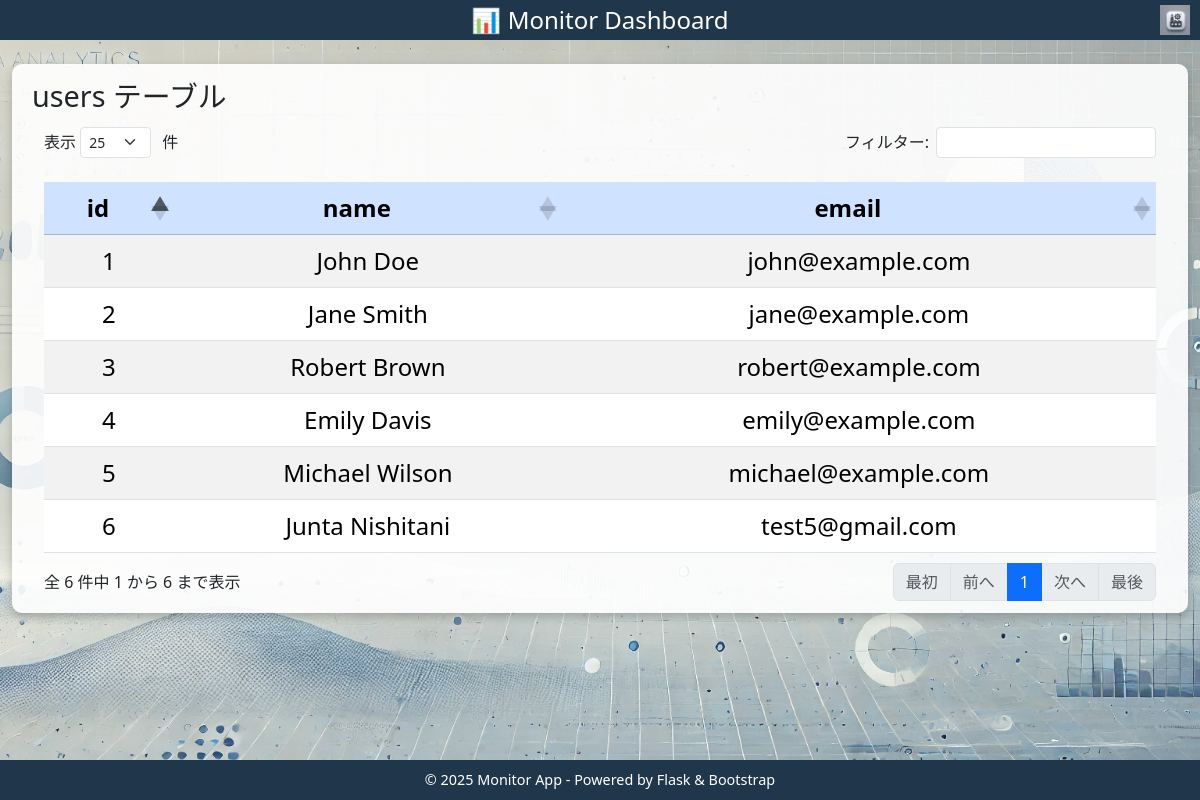
The page /table/users on the database as committed earlier.
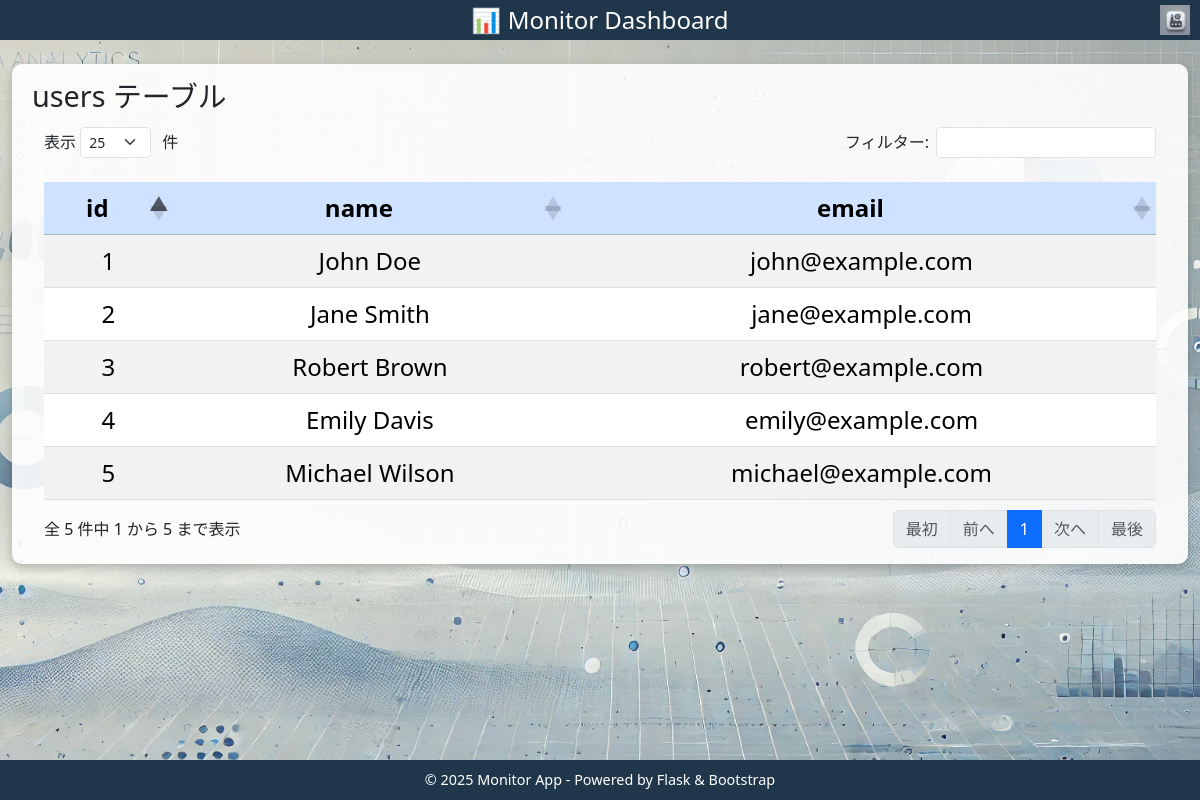
The same page on the database as committed later.
### tables this page shows
CREATE TABLE users (
	id BIGINT, 
	name TEXT, 
	email TEXT
);

### app.py (the view)
@app.route("/table/<table_name>")
def show_table(table_name):
    if table_name not in ALLOWED_TABLES:
        abort(404)
    table_info = ALLOWED_TABLES[table_name]
    query = (
        text(table_info["join"])
        if "join" in table_info
        else text(f"SELECT * FROM {table_name}")
    )
    result = db.session.execute(query)
    columns = result.keys()
    data = [dict(zip(columns, row)) for row in result.fetchall()]
    return render_template(
        "table.html",
        table_name=table_name,
        columns=columns,
        data=data,
        cell_styles=TABLE_CELL_STYLES,
        app_title=APP_TITLE,
        header_text=HEADER_TEXT,
        footer_text=FOOTER_TEXT,
        favicon_path=FAVICON_PATH,
        title=f"{table_name} - {APP_TITLE}",
        refresh_interval=TABLE_REFRESH_INTERVAL,
    )

### templates/table.html (shortened to what this page needs)
{% extends "base.html" %}
{% block content %}
<div class="container content-container">
    <h2>{{ table_name }} テーブル</h2>
    <div class="table-responsive">
        <table id="dataTable" class="table table-striped table-hover mt-3">
            <thead class="table-primary">
                <tr>
                    {% for col in columns %}
                        <th data-column="{{ col }}"
                            style="width: {% if col in cell_styles[table_name] and 'width' in cell_styles[table_name][col] %}
                                {{ cell_styles[table_name][col]['width'] }}{% else %}auto{% endif %};">
                            {{ col }}
                        </th>
                    {% endfor %}
                </tr>
            </thead>
            <tbody>
                {% for row in data %}
                    <tr>
                        {% for col in columns %}
                            {% set style_class = "" %}
                            {% set cell_value = row[col] %}
                            {% if table_name in cell_styles and col in cell_styles[table_name] %}
                                {% set rules = cell_styles[table_name][col] %}
                                {% if cell_value is not string and cell_value is number %}
                                    {% set cell_value = cell_value|float %}
                                {% endif %}
                                {% if cell_value is number %}
                                    {% if "greater_than" in rules and cell_value > rules["greater_than"]["value"]|float %}
                                        {% set style_class = rules["greater_than"]["class"] %}
                                    {% elif "less_than" in rules and cell_value < rules["less_than"]["value"]|float %}
                                        {% set style_class = rules["less_than"]["class"] %}
                                    {% elif "equal_to" in rules and cell_value == rules["equal_to"]["value"]|float %}
                                        {% set style_class = rules["equal_to"]["class"] %}
                                    {% endif %}
                                {% endif %}
                            {% endif %}
                            <td class="{{ style_class }}" data-column="{{ col }}" data-value="{{ row[col] }}" data-class="{{ style_class }}">
                                {% if cell_value is number %}
                                    {% if cell_value == cell_value|int %}
                                        {{ cell_value|int }}
                                    {% else %}
                                        {{ cell_value|float }}
                                    {% endif %}
                                {% else %}
                                    {{ cell_value }}
                                {% endif %}
                            </td>
                        {% endfor %}
                    </tr>
                {% endfor %}
            </tbody>
        </table>
    </div>
</div>
<link rel="stylesheet" href="{{ url_for('static', filename='css/jquery.dataTables.min.css') }}">
{% endblock %}

### templates/base.html (shortened to what this page needs)
<!DOCTYPE html>
<html lang="ja">
<head>
    <link href="{{ url_for('static', filename='css/bootstrap.min.css') }}" rel="stylesheet">
</head>
<body>
    <header class="header">
        <h1>{{ header_text or "Monitor Dashboard" }}</h1>
        <img src="{{ url_for('static', filename='img/logo.webp') }}" alt="ロゴ">
    </header>
    <div class="container-fluid mt-4 mb-4">
        {% block content %}{% endblock %}
    </div>
    <footer class="footer">
        <h1>{{ footer_text or "© 2025 Monitor App - Powered by Flask & Bootstrap" }}</h1>
    </footer>
</body>
</html>

### templates/base.html (style rules this page uses)
body { background-color: #f8f9fa; display: flex; flex-direction: column; min-height: 100vh; }
.header { background-color: #20364b; color: white; padding: 5px; text-align: center; position: relative; display: flex; align-items: center; justify-content: center; height: 40px; }
.header h1 { font-size: 1.5rem; margin: 0; }
.header img { position: absolute; right: 10px; top: 50%; transform: translateY(-50%); height: 30px; }
.footer { background-color: #20364b; color: white; text-align: center; font-size: 0.9rem; height: 40px; display: flex; align-items: center; justify-content: center; margin-top: 0; padding: 0; }
.footer h1 { font-size: 0.9rem; margin: 0; }
.container-fluid { flex: 1; }

Rows that differ between the two databases and show on the page:
removed users: columns "6", columns "Junta Nishitani" "test5@gmail.com"
Other text that changed with them:
text written by a page script: "表示 件 フィルター: 全 6 件中 1 から 6 まで表示 最初 前へ 1 次へ 最後" → "表示 件 フィルター: 全 5 件中 1 から 5 まで表示 最初 前へ 1 次へ 最後"
